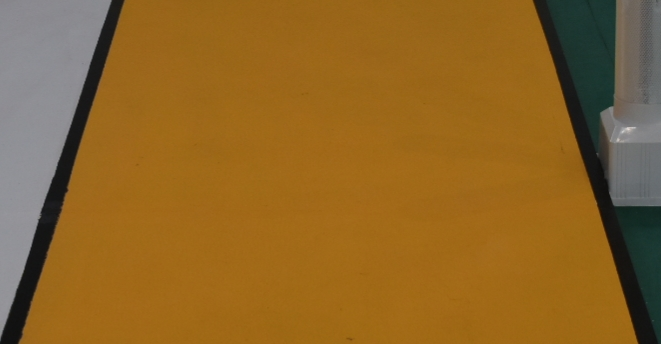
#> input picture Q2/saidao.jpeg, 661 x 344 px; its folder holds 4 pictures in this run
$ python track_detection_optimized.py
#> lines starting #> are read from the running program, lines starting #| are printed output that depends on the picture; after the words box and inside, x2 and y2 are one past the last pixel; in counts of white or black regions, pixels touching at a corner belong together
"""
优化的赛道边界检测程序

设计思路：
本程序采用基于轮廓分析和几何特征的优化算法：

1. 高效预处理：使用高斯滤波和自适应直方图均衡化
2. 智能颜色分割：结合LAB和HSV颜色空间的双重分割
3. 连通组件分析：快速识别和筛选候选区域
4. 几何形状验证：基于面积、长宽比等特征筛选赛道
5. 边界优化：使用多项式拟合获得平滑边界线
6. 实时性优化：减少不必要的计算，提高处理速度

核心优势：
- 计算效率高，适合实时处理
- 鲁棒性强，对光照变化不敏感
- 精度高，边界检测准确
"""

import cv2
import numpy as np
import matplotlib.pyplot as plt
from scipy import ndimage
import time

# 设置matplotlib支持中文显示
plt.rcParams['font.sans-serif'] = ['SimHei', 'Microsoft YaHei', 'Arial Unicode MS']
plt.rcParams['axes.unicode_minus'] = False

class OptimizedTrackDetector:
    def __init__(self):
        """
        初始化优化的赛道检测器
        """
        # LAB颜色空间中黄色的范围（更精确）
        self.lab_lower = np.array([20, 15, 40])   # L, A, B下界
        self.lab_upper = np.array([100, 35, 80])  # L, A, B上界

        # HSV颜色空间中黄色的范围（备用）
        self.hsv_lower = np.array([15, 50, 50])
        self.hsv_upper = np.array([35, 255, 255])

        # 形态学操作参数
        self.kernel_size = 5
        self.min_area = 5000      # 最小区域面积
        self.max_area = 500000    # 最大区域面积

    def preprocess_image(self, image):
        """
        高效的图像预处理

        Args:
            image: 输入的BGR图像

        Returns:
            processed: 预处理后的图像
        """
        # 高斯滤波去噪
        blurred = cv2.GaussianBlur(image, (5, 5), 0)

        # 自适应直方图均衡化（仅对亮度通道）
        lab = cv2.cvtColor(blurred, cv2.COLOR_BGR2LAB)
        lab[:,:,0] = cv2.createCLAHE(clipLimit=2.0, tileGridSize=(8,8)).apply(lab[:,:,0])
        processed = cv2.cvtColor(lab, cv2.COLOR_LAB2BGR)

        return processed

    def dual_color_segmentation(self, image):
        """
        双重颜色空间分割
        结合LAB和HSV颜色空间提高分割精度

        Args:
            image: 输入图像

        Returns:
            combined_mask: 组合掩码
            lab_mask: LAB空间掩码
            hsv_mask: HSV空间掩码
        """
        # LAB颜色空间分割
        lab = cv2.cvtColor(image, cv2.COLOR_BGR2LAB)
        lab_mask = cv2.inRange(lab, self.lab_lower, self.lab_upper)

        # HSV颜色空间分割
        hsv = cv2.cvtColor(image, cv2.COLOR_BGR2HSV)
        hsv_mask = cv2.inRange(hsv, self.hsv_lower, self.hsv_upper)

        # 组合两个掩码（取交集以提高精度）
        combined_mask = cv2.bitwise_and(lab_mask, hsv_mask)

        # 如果交集太小，则使用并集
        if np.sum(combined_mask) < self.min_area:
            combined_mask = cv2.bitwise_or(lab_mask, hsv_mask)

        return combined_mask, lab_mask, hsv_mask

    def connected_component_analysis(self, mask):
        """
        连通组件分析
        快速识别和筛选候选区域

        Args:
            mask: 输入二值掩码

        Returns:
            filtered_mask: 筛选后的掩码
            stats: 连通组件统计信息
        """
        # 连通组件分析
        num_labels, labels, stats, centroids = cv2.connectedComponentsWithStats(mask, connectivity=8)

        # 创建筛选后的掩码
        filtered_mask = np.zeros_like(mask)

        # 筛选符合条件的组件
        for i in range(1, num_labels):  # 跳过背景（标签0）
            area = stats[i, cv2.CC_STAT_AREA]
            width = stats[i, cv2.CC_STAT_WIDTH]
            height = stats[i, cv2.CC_STAT_HEIGHT]

            # 面积筛选
            if self.min_area <= area <= self.max_area:
                # 长宽比筛选（赛道通常比较长）
                aspect_ratio = max(width, height) / min(width, height)
                if aspect_ratio > 1.2:  # 长宽比大于1.2
                    # 将该组件添加到筛选后的掩码中
                    filtered_mask[labels == i] = 255

        return filtered_mask, stats

    def morphological_optimization(self, mask):
        """
        形态学优化

        Args:
            mask: 输入掩码

        Returns:
            optimized_mask: 优化后的掩码
        """
        # 定义结构元素
        kernel = cv2.getStructuringElement(cv2.MORPH_ELLIPSE, (self.kernel_size, self.kernel_size))

        # 开运算去除噪声
        opened = cv2.morphologyEx(mask, cv2.MORPH_OPEN, kernel, iterations=1)

        # 闭运算填补空洞
        closed = cv2.morphologyEx(opened, cv2.MORPH_CLOSE, kernel, iterations=2)

        # 轻微膨胀平滑边界
        optimized_mask = cv2.dilate(closed, kernel, iterations=1)

        return optimized_mask

    def extract_main_track_region(self, mask):
        """
        提取主要的赛道区域

        Args:
            mask: 输入掩码

        Returns:
            main_track_mask: 主赛道掩码
            main_contour: 主赛道轮廓
        """
        # 查找轮廓
        contours, _ = cv2.findContours(mask, cv2.RETR_EXTERNAL, cv2.CHAIN_APPROX_SIMPLE)

        if not contours:
            return mask, None

        # 找到面积最大的轮廓作为主赛道
        main_contour = max(contours, key=cv2.contourArea)

        # 创建主赛道掩码
        main_track_mask = np.zeros_like(mask)
        cv2.fillPoly(main_track_mask, [main_contour], 255)

        return main_track_mask, main_contour

    def polynomial_boundary_fitting(self, mask):
        """
        多项式边界拟合
        获得平滑的边界线

        Args:
            mask: 赛道掩码

        Returns:
            left_boundary: 左边界点
            right_boundary: 右边界点
            left_poly: 左边界多项式系数
            right_poly: 右边界多项式系数
        """
        height, width = mask.shape
        left_boundary = []
        right_boundary = []

        # 从上到下扫描，找到边界点
        for y in range(0, height, 2):  # 每隔2行采样，提高效率
            row = mask[y, :]
            white_pixels = np.where(row == 255)[0]

            if len(white_pixels) > 0:
                left_x = white_pixels[0]
                right_x = white_pixels[-1]

                left_boundary.append([left_x, y])
                right_boundary.append([right_x, y])

        # 多项式拟合（2次多项式）
        left_poly = None
        right_poly = None

        if len(left_boundary) > 10:
            left_points = np.array(left_boundary)
            left_poly = np.polyfit(left_points[:, 1], left_points[:, 0], 2)

        if len(right_boundary) > 10:
            right_points = np.array(right_boundary)
            right_poly = np.polyfit(right_points[:, 1], right_points[:, 0], 2)

        return left_boundary, right_boundary, left_poly, right_poly

    def create_smooth_boundaries(self, mask, left_poly, right_poly):
        """
        创建平滑的边界线

        Args:
            mask: 输入掩码
            left_poly: 左边界多项式系数
            right_poly: 右边界多项式系数

        Returns:
            smooth_left: 平滑左边界点
            smooth_right: 平滑右边界点
        """
        height = mask.shape[0]
        smooth_left = []
        smooth_right = []

        # 生成平滑的边界点
        for y in range(height):
            if left_poly is not None:
                x_left = int(np.polyval(left_poly, y))
                if 0 <= x_left < mask.shape[1]:
                    smooth_left.append([x_left, y])

            if right_poly is not None:
                x_right = int(np.polyval(right_poly, y))
                if 0 <= x_right < mask.shape[1]:
                    smooth_right.append([x_right, y])

        return smooth_left, smooth_right

    def detect_track(self, image_path):
        """
        主要的赛道检测函数

        Args:
            image_path: 输入图像路径

        Returns:
            results: 检测结果字典
        """
        start_time = time.time()

        # 读取图像
        original_image = cv2.imread(image_path)
        if original_image is None:
            raise ValueError(f"无法读取图像: {image_path}")

        print(f"开始处理图像: {image_path}")
        print(f"图像尺寸: {original_image.shape}")

        # 1. 图像预处理
        print("步骤1: 图像预处理...")
        processed_image = self.preprocess_image(original_image)

        # 2. 双重颜色分割
        print("步骤2: 双重颜色分割...")
        combined_mask, lab_mask, hsv_mask = self.dual_color_segmentation(processed_image)

        # 3. 连通组件分析
        print("步骤3: 连通组件分析...")
        filtered_mask, stats = self.connected_component_analysis(combined_mask)

        # 4. 形态学优化
        print("步骤4: 形态学优化...")
        optimized_mask = self.morphological_optimization(filtered_mask)

        # 5. 提取主赛道区域
        print("步骤5: 提取主赛道区域...")
        main_track_mask, main_contour = self.extract_main_track_region(optimized_mask)

        # 6. 边界拟合
        print("步骤6: 多项式边界拟合...")
        left_boundary, right_boundary, left_poly, right_poly = self.polynomial_boundary_fitting(main_track_mask)

        # 7. 创建平滑边界
        print("步骤7: 创建平滑边界...")
        smooth_left, smooth_right = self.create_smooth_boundaries(main_track_mask, left_poly, right_poly)

        # 8. 创建可视化结果
        print("步骤8: 创建可视化...")
        result_image = self.create_visualization(
            original_image, main_track_mask, smooth_left, smooth_right
        )

        end_time = time.time()
        processing_time = end_time - start_time

        # 组织返回结果
        results = {
            'original_image': original_image,
            'processed_image': processed_image,
            'combined_mask': combined_mask,
            'lab_mask': lab_mask,
            'hsv_mask': hsv_mask,
            'filtered_mask': filtered_mask,
            'optimized_mask': optimized_mask,
            'main_track_mask': main_track_mask,
            'result_image': result_image,
            'left_boundary': left_boundary,
            'right_boundary': right_boundary,
            'smooth_left': smooth_left,
            'smooth_right': smooth_right,
            'left_poly': left_poly,
            'right_poly': right_poly,
            'main_contour': main_contour,
            'processing_time': processing_time
        }

        print(f"赛道检测完成！处理时间: {processing_time:.2f}秒")
        return results

    def create_visualization(self, original_image, mask, left_boundary, right_boundary):
        """
        创建可视化结果

        Args:
            original_image: 原始图像
            mask: 赛道掩码
            left_boundary: 左边界点
            right_boundary: 右边界点

        Returns:
            result_image: 可视化结果
        """
        result_image = original_image.copy()

        # 创建半透明的赛道区域叠加
        colored_mask = np.zeros_like(original_image)
        colored_mask[mask == 255] = [0, 255, 0]  # 绿色表示赛道区域
        result_image = cv2.addWeighted(result_image, 0.7, colored_mask, 0.3, 0)

        # 绘制平滑的边界线
        if len(left_boundary) > 1:
            left_points = np.array(left_boundary, dtype=np.int32)
            cv2.polylines(result_image, [left_points], False, (0, 0, 255), 3)  # 红色左边界

        if len(right_boundary) > 1:
            right_points = np.array(right_boundary, dtype=np.int32)
            cv2.polylines(result_image, [right_points], False, (255, 0, 0), 3)  # 蓝色右边界

        return result_image

    def save_results(self, results, output_prefix="optimized_track"):
        """
        保存处理结果

        Args:
            results: 处理结果字典
            output_prefix: 输出文件前缀
        """
        # 保存主要结果
        cv2.imwrite(f"{output_prefix}_mask.png", results['main_track_mask'])
        cv2.imwrite(f"{output_prefix}_result.png", results['result_image'])

        print(f"结果已保存:")
        print(f"- 赛道掩码: {output_prefix}_mask.png")
        print(f"- 可视化结果: {output_prefix}_result.png")

        # 创建对比展示图
        self.create_comparison_visualization(results, output_prefix)

    def create_comparison_visualization(self, results, output_prefix):
        """
        创建对比可视化

        Args:
            results: 处理结果字典
            output_prefix: 输出文件前缀
        """
        fig, axes = plt.subplots(2, 3, figsize=(15, 10))

        # 原始图像
        axes[0, 0].imshow(cv2.cvtColor(results['original_image'], cv2.COLOR_BGR2RGB))
        axes[0, 0].set_title('原始图像', fontsize=12)
        axes[0, 0].axis('off')

        # 预处理图像
        axes[0, 1].imshow(cv2.cvtColor(results['processed_image'], cv2.COLOR_BGR2RGB))
        axes[0, 1].set_title('预处理图像', fontsize=12)
        axes[0, 1].axis('off')

        # LAB掩码
        axes[0, 2].imshow(results['lab_mask'], cmap='gray')
        axes[0, 2].set_title('LAB颜色分割', fontsize=12)
        axes[0, 2].axis('off')

        # HSV掩码
        axes[1, 0].imshow(results['hsv_mask'], cmap='gray')
        axes[1, 0].set_title('HSV颜色分割', fontsize=12)
        axes[1, 0].axis('off')

        # 最终掩码
        axes[1, 1].imshow(results['main_track_mask'], cmap='gray')
        axes[1, 1].set_title('最终赛道掩码', fontsize=12)
        axes[1, 1].axis('off')

        # 最终结果
        axes[1, 2].imshow(cv2.cvtColor(results['result_image'], cv2.COLOR_BGR2RGB))
        axes[1, 2].set_title('边界检测结果', fontsize=12)
        axes[1, 2].axis('off')

        plt.tight_layout()
        plt.savefig(f'{output_prefix}_comparison.png', dpi=300, bbox_inches='tight')
        plt.show()

def main():
    """
    主函数
    """
    # 创建优化的赛道检测器
    detector = OptimizedTrackDetector()

    # 输入图像路径
    input_image = "saidao.jpeg"

    try:
        print("=" * 60)
        print("优化的赛道边界检测算法")
        print("=" * 60)

        # 执行赛道检测
        results = detector.detect_track(input_image)
#> in detect_track, original_image is the input picture: shape (344, 661, 3); mean B, G, R 38.7, 101.1, 142.3
#| 图像尺寸: (344, 661, 3)
#> in dual_color_segmentation, `hsv_mask = cv2.inRange(hsv, self.hsv_lower, self.hsv_upper)`:
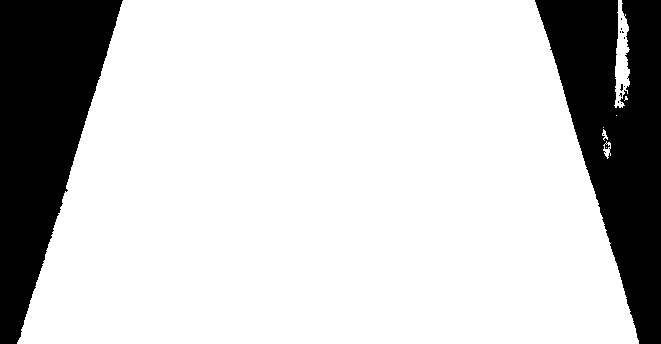
#> hsv_mask: shape (344, 661); 78.8% white; 13 black regions (11 under 20 px), largest, box (x1, y1, x2, y2) and area: (0, 0, 123, 344) 24237, (535, 0, 661, 344) 23879
#> in connected_component_analysis, `num_labels, labels, stats, centroids = cv2.connectedComponentsWithStat..`:
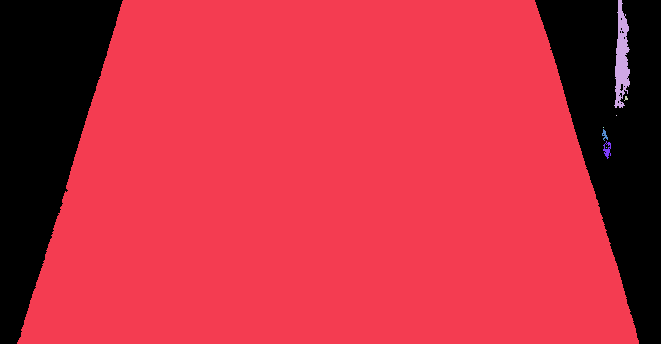
#> labels: shape (344, 661) int32; 9 distinct labels, from 0 to 8; one colour per label, 0 black
#> in connected_component_analysis, `num_labels, labels, stats, centroids = cv2.connectedComponentsWithStat..`: num_labels = 9; stats = [[0, 0, 661, 344, 48153], [17, 0, 622, 344, 178091], [614, 0, 16, 108, 1020], [624, 96, 4, 5, 11], [616, 115, 1, 1, 1], [603, 127, 1, 1, 1], [602, 129, 6, 12, 34], [603, 141, 8, 18, 72], [606, 147, 1, 1, 1]]; centroids = [[327.6, 131.1], [328.8, 183.1], [621.3, 57.14], [625.6, 97.91], [616, 115], [603, 127], [604.3, 134.6], [606.9, 149.5], [606, 147]]
#> the loop in connected_component_analysis, `for i in range(1, num_labels):` made 8 passes
#> (area, width, height, aspect_ratio) on pass 1: (178091, 622, 344, 1.81)
#> after the loop in connected_component_analysis, `for i in range(1, num_labels):`:
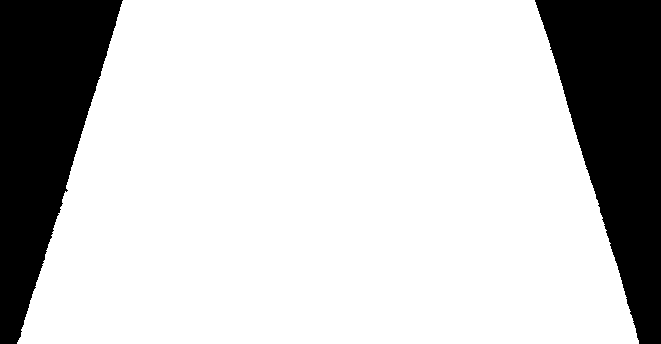
#> filtered_mask: shape (344, 661); 78.3% white; 2 black regions, box (x1, y1, x2, y2) and area: (535, 0, 661, 344) 25056, (0, 0, 123, 344) 24237
#> in morphological_optimization, `optimized_mask = cv2.dilate(closed, kernel, iterations=1)`:
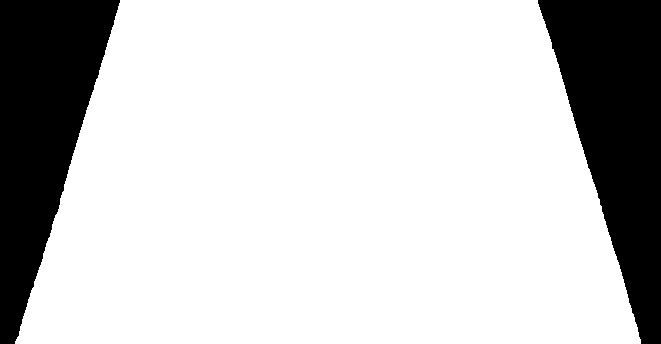
#> optimized_mask: shape (344, 661); 79% white; 2 black regions
#> in extract_main_track_region, `contours, _ = cv2.findContours(mask, cv2.RETR_EXTERNAL, cv2.CHAIN_APPR..`: contours = 1 contour; box (x1, y1, x2, y2) and area: (15, 0, 641, 344) 178790
#> in extract_main_track_region, `main_contour = max(contours, key=cv2.contourArea)`: main_contour = contour of 399 points, box (x1, y1, x2, y2) (15, 0, 641, 344), area 178790
#> the loop in polynomial_boundary_fitting, `for y in range(0, height, 2):` made 172 passes
#> (left_x, right_x) on passes 1 to 8: (120, 537), (120, 537), (119, 538), (118, 538), (118, 539), (117, 540), (117, 540), (116, 541)
#> after the loop in polynomial_boundary_fitting, `for y in range(0, height, 2):`: left_boundary = 172 pairs, first value 15 to 120, second value 0 to 342; right_boundary = 172 pairs, first value 537 to 640, second value 0 to 342
#> in polynomial_boundary_fitting, `left_points = np.array(left_boundary)`: left_points has the same summary as left_boundary
#> in polynomial_boundary_fitting, `left_poly = np.polyfit(left_points[:, 1], left_points[:, 0], 2)`: left_poly = [-1.67e-05, -0.3, 120.2]
#> in polynomial_boundary_fitting, `right_points = np.array(right_boundary)`: right_points has the same summary as right_boundary
#> in polynomial_boundary_fitting, `right_poly = np.polyfit(right_points[:, 1], right_points[:, 0], 2)`: right_poly = [-1.42e-05, 0.308, 537.1]
#> in detect_track, `left_boundary, right_boundary, left_poly, right_poly = self.polynomial..`: left_poly = [-1.67e-05, -0.3, 120.2]; right_poly = [-1.42e-05, 0.308, 537.1]
#> the loop in create_smooth_boundaries, `for y in range(height):` made 344 passes
#> after the loop in create_smooth_boundaries, `for y in range(height):`: smooth_left = 344 pairs, first value 15 to 120, second value 0 to 343; smooth_right = 344 pairs, first value 537 to 641, second value 0 to 343
#> in create_visualization, `result_image = cv2.addWeighted(result_image, 0.7, colored_mask, 0.3, 0)`:
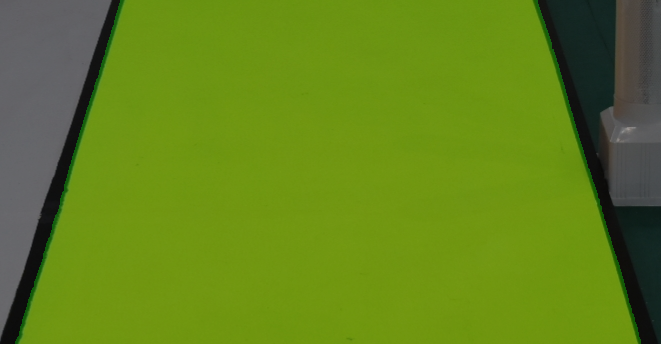
#> result_image: shape (344, 661, 3); mean B, G, R 27.1, 131.2, 99.6
#> in create_visualization, `left_points = np.array(left_boundary, dtype=np.int32)`: left_points has the same summary as smooth_left in create_smooth_boundaries
#> in create_visualization, `right_points = np.array(right_boundary, dtype=np.int32)`: right_points has the same summary as smooth_right in create_smooth_boundaries
#> in create_visualization, `cv2.polylines(result_image, [right_points], False, (255, 0, 0), 3)`:
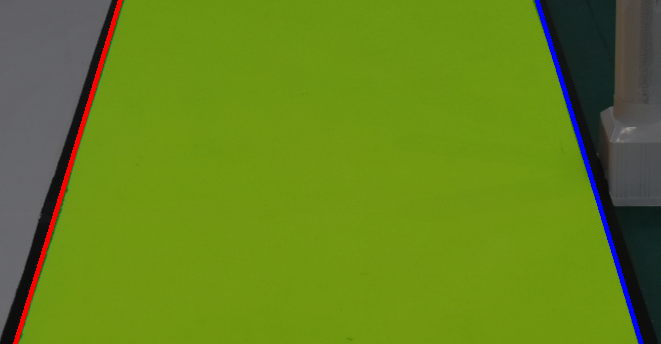
#> result_image: shape (344, 661, 3); mean B, G, R 28.9, 130.3, 101.2
#> results = 17 items

        # 保存结果
        detector.save_results(results, "optimized_track")
#> in create_comparison_visualization, `plt.savefig(f'{output_prefix}_comparison.png', dpi=300, bbox_inches='t..`:
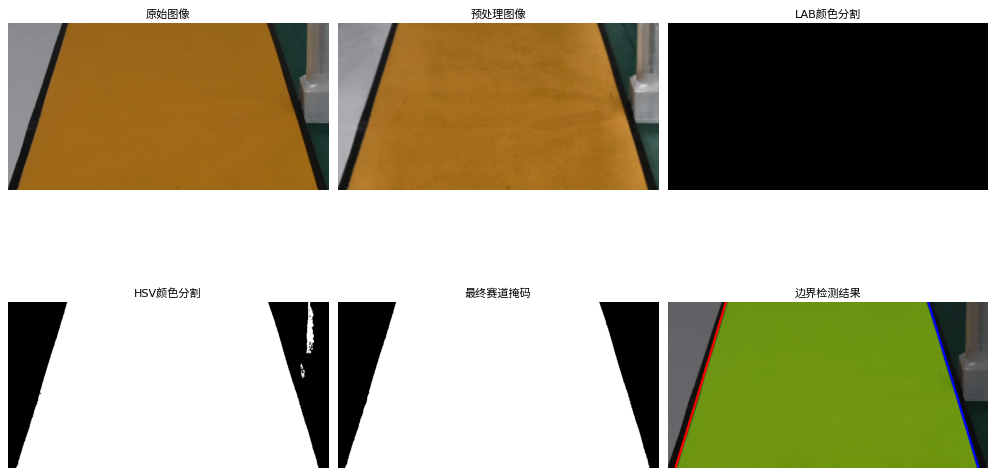
#> figure drawn by matplotlib, 6 panels

        # 输出详细统计信息
        print(f"\n处理统计信息:")
        print(f"- 处理时间: {results['processing_time']:.2f}秒")
#| - 处理时间: 0.70秒
        print(f"- 左边界点数量: {len(results['left_boundary'])}")
#| - 左边界点数量: 172
        print(f"- 右边界点数量: {len(results['right_boundary'])}")
#| - 右边界点数量: 172
        print(f"- 平滑左边界点数量: {len(results['smooth_left'])}")
#| - 平滑左边界点数量: 344
        print(f"- 平滑右边界点数量: {len(results['smooth_right'])}")
#| - 平滑右边界点数量: 344

        # 计算赛道区域统计
        track_area = np.sum(results['main_track_mask'] == 255)
#> track_area = 179655
        total_area = results['main_track_mask'].shape[0] * results['main_track_mask'].shape[1]
        coverage_ratio = track_area / total_area * 100
#> coverage_ratio = 79.01

        print(f"- 赛道区域像素数量: {track_area}")
#| - 赛道区域像素数量: 179655
        print(f"- 赛道覆盖率: {coverage_ratio:.2f}%")
#| - 赛道覆盖率: 79.01%

        # 多项式系数信息
        if results['left_poly'] is not None:
            print(f"- 左边界多项式系数: {results['left_poly']}")
#| - 左边界多项式系数: [-1.66912159e-05 -2.99577520e-01  1.20223439e+02]
        if results['right_poly'] is not None:
            print(f"- 右边界多项式系数: {results['right_poly']}")
#| - 右边界多项式系数: [-1.41606402e-05  3.08332962e-01  5.37113657e+02]

        print("\n算法特点:")
        print("- 使用LAB和HSV双重颜色空间分割")
        print("- 连通组件分析快速筛选候选区域")
        print("- 多项式拟合获得平滑边界线")
        print("- 优化的形态学操作提高精度")
        print("- 高效的处理流程适合实时应用")

        print("\n处理完成！")
        print("=" * 60)

    except Exception as e:
        print(f"处理过程中出现错误: {e}")
        import traceback
        traceback.print_exc()

if __name__ == "__main__":
    main()
